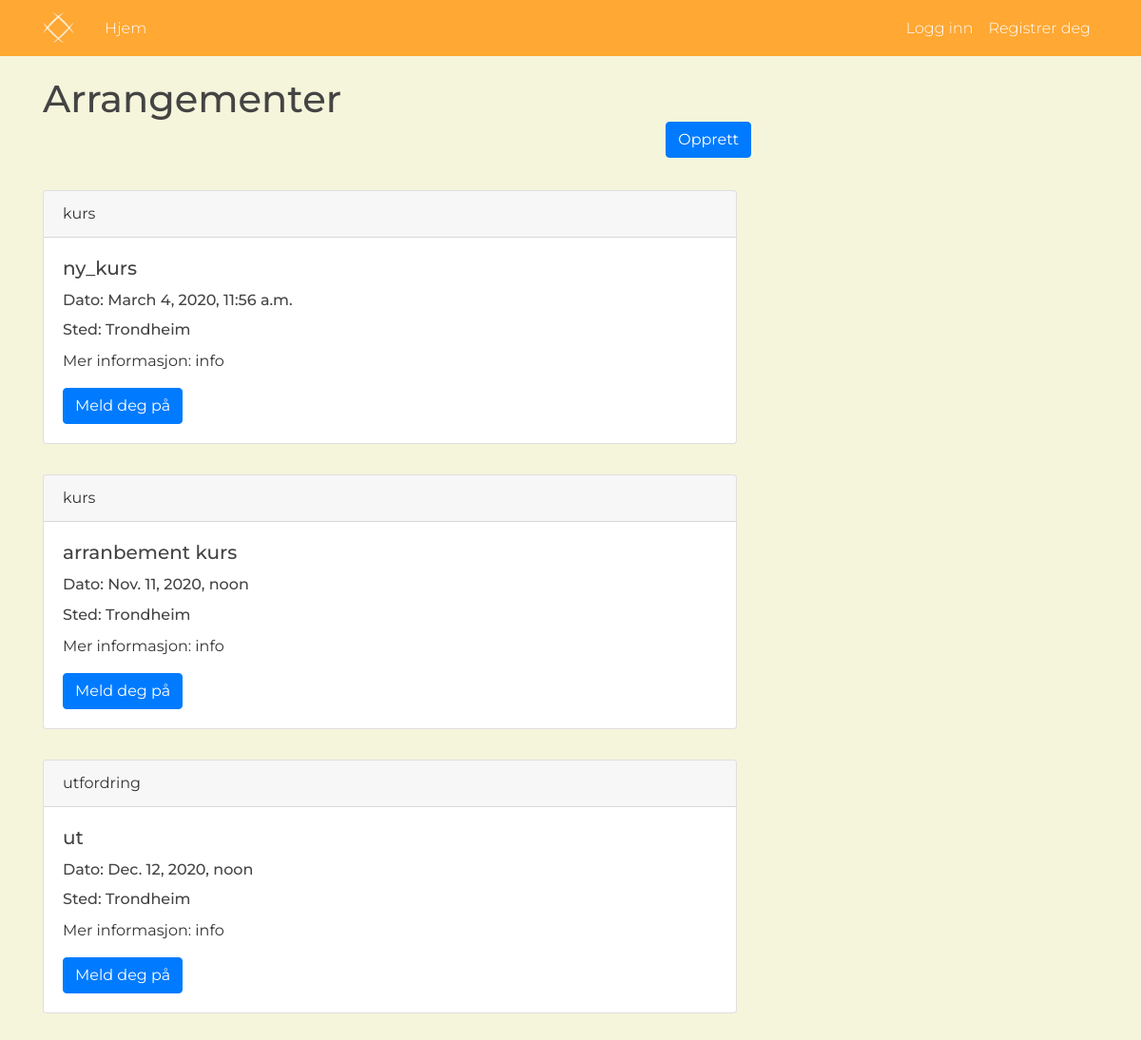
Page /events/ on the earlier database version.
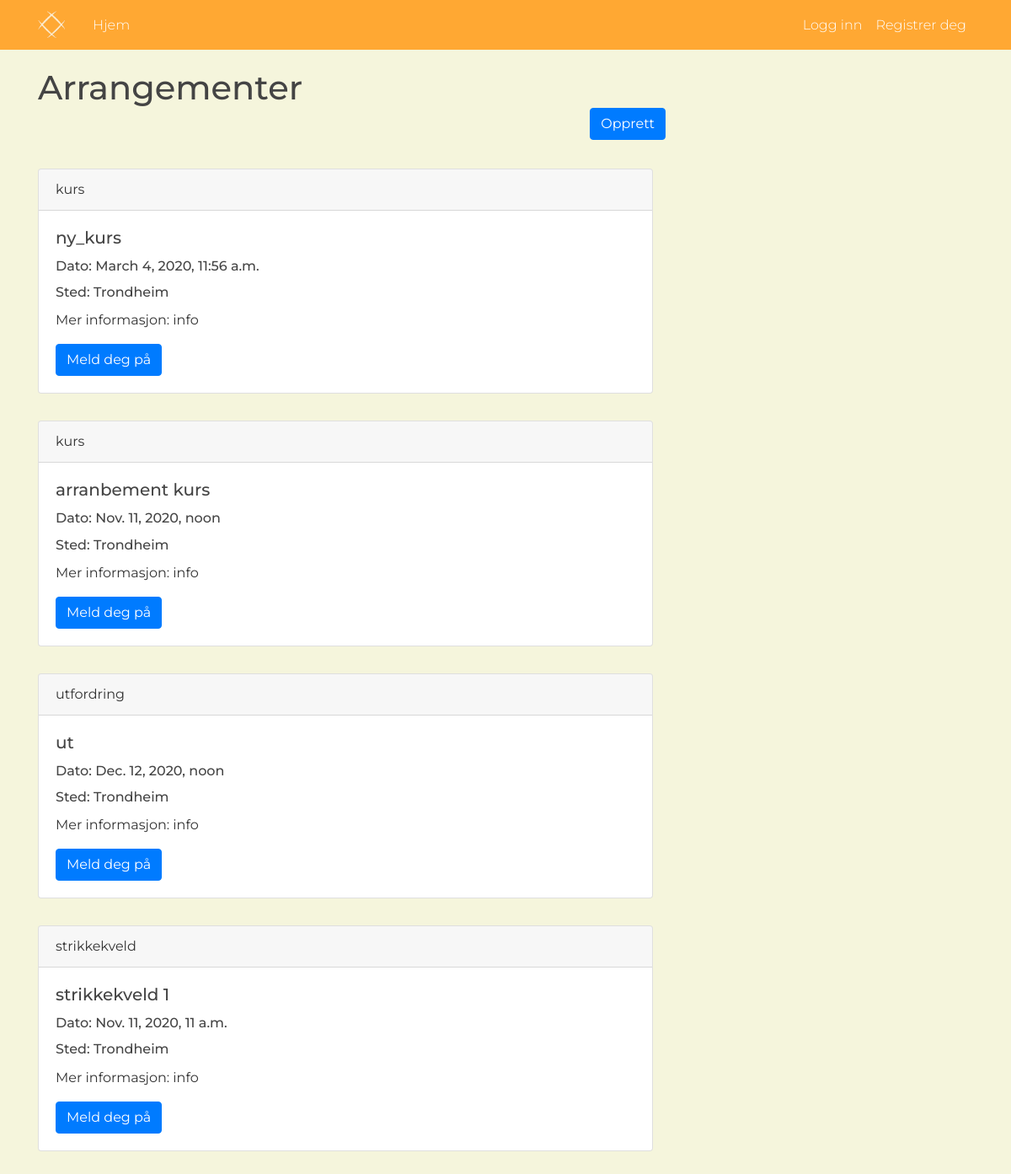
Same page on the later database version.
### website/models.py (models this page shows, shortened)
class Arrangement(models.Model):
    type = models.CharField(max_length=50)
    title = models.CharField(max_length=50)
    tidspunkt = models.DateTimeField(default=timezone.now)
    innhold = models.TextField()
    location = models.CharField(max_length=50, null=True)
    forfatter = models.ForeignKey('Bruker', on_delete=models.CASCADE, null=True, default=None)
    objects = ArrangementManager()
    class Meta:
        verbose_name = ('arrangement')
        verbose_name_plural = ('arrangementer')
    def get_all(self):
        return Arrangement.objects.all()

### website/views.py (the view, shortened to what this page needs)
# urls.py: path("events/", views.events, name="events"),
def events(request):
    alleDeltok = deltokArrangement.getMyArrangementId(deltokArrangement, request.user)
    contex = {
        'arrangementer': Arrangement.get_all(Arrangement),
        'user': request.user,
        'alledeltok': alleDeltok,
    }
    return render(request, "website/events.html", contex)

### website/models.py (called while the page is built)
    def getMyArrangementId(self, user):
        list_id = []
        for arr in deltokArrangement.objects.all():
            if arr.bruker == user:
                list_id.append(arr.arrangement.id)
        return list_id

### website/templates/website/events.html (shortened to what this page needs)
{% extends "website/base.html" %}
{% block content %}
    <div style="display: table">
        <h1 style="margin-bottom: 2rem; display: inline">Arrangementer</h1>
        <form action="/createEvent/">
            <input type="submit" value="Opprett" class="btn btn-primary" style="display: table-cell; position: absolute; right: 0; vertical-align: middle"/>
        </form>
    </div>
    <br><br><br>
    {% for arr in arrangementer  %}
    <form method="POST">
            <div class="card" id="event-card" style="margin-bottom: 2rem;">
                <div class="card-header">
                    {{ arr.type }}
                </div>
                <div class="card-body">
                    <h5 class="card-title">{{ arr.title }}</h5>
                    <h6 class="card-title">Dato: {{ arr.tidspunkt }}</h6>
                    <h6 class="card-title">Sted: {{ arr.location }}</h6>
                    <p class="card-text">Mer informasjon: {{arr.innhold}} </p>
                    {% if user.is_bedrift != True %}
                    {% if arr.id in alledeltok %}
                    <input type="submit" name="meldAv" value="Meld deg av" class="btn btn-primary" style="background-color:#E01717; border-color:#E01717;"/>
                    {% else %}
                    <input type="submit" name="meldPaa" value="Meld deg på" class="btn btn-primary"/>
                    {% endif %}
                    {% endif %}
                </div>
            </div>
    </form>
    {% endfor %}
{% endblock content %}

Differences in the rows shown:
added Arrangement: type "strikkekveld", title "strikkekveld 1", tidspunkt "Nov. 11, 2020, 11 a.m.", location "Trondheim", innhold "info"
